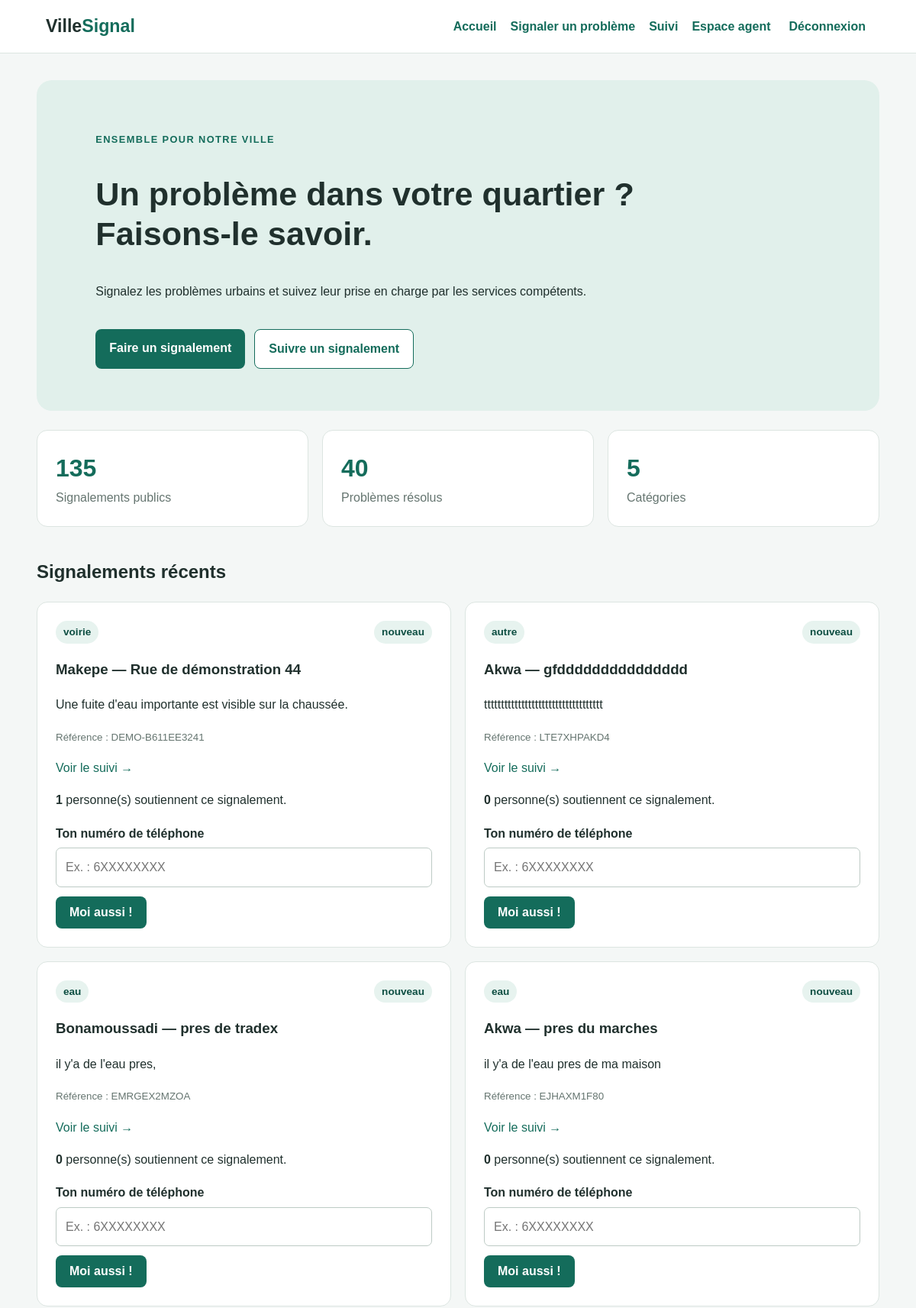
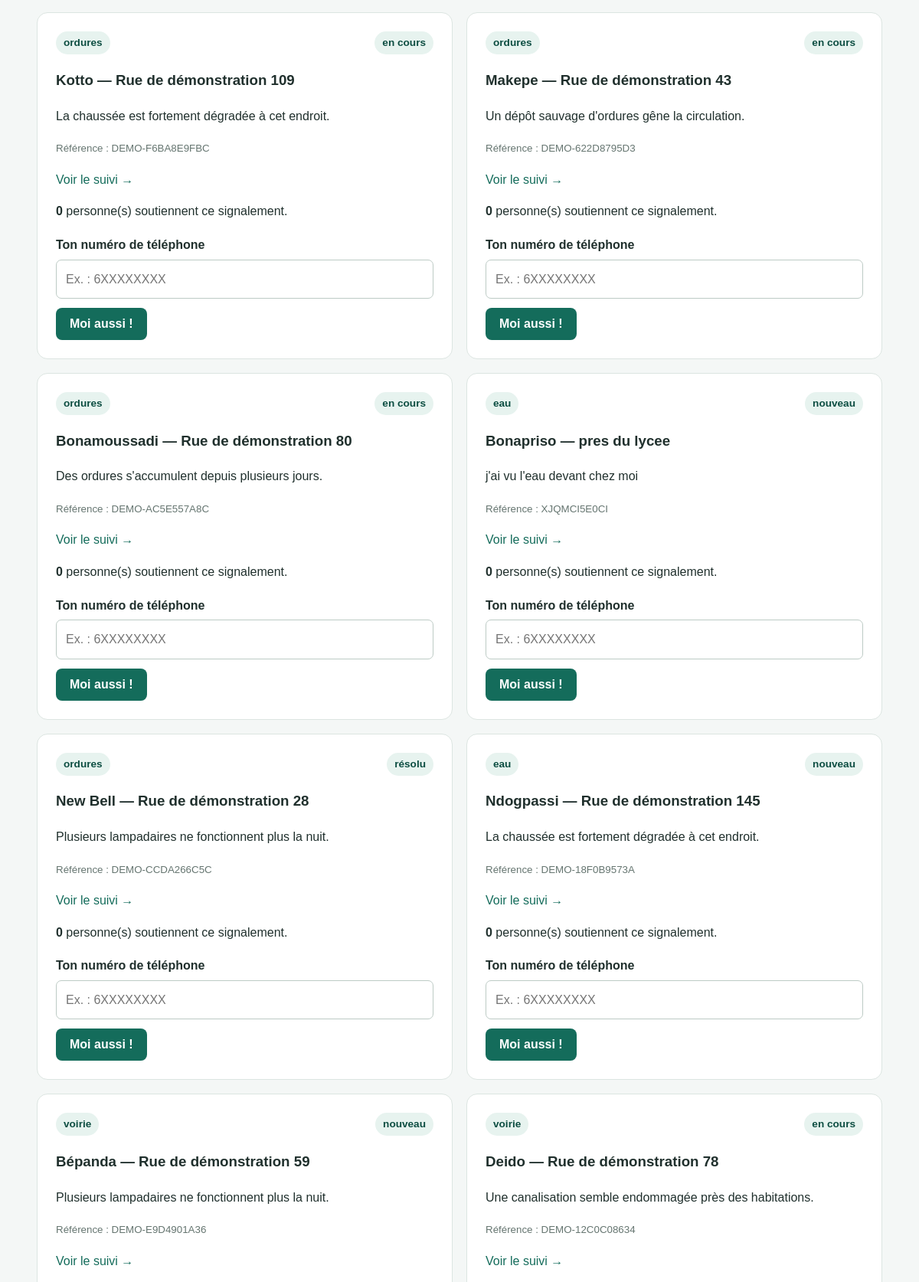
Screenshot of / (signed in, upper part) with the database file from the repository (2 pictures, top to bottom).
### tables this page shows
CREATE TABLE signalements (
    id INTEGER PRIMARY KEY AUTOINCREMENT,
    categorie_id INTEGER NOT NULL,
    quartier_id INTEGER NOT NULL,
    description TEXT NOT NULL
        CHECK (length(trim(description)) >= 20),
    photo TEXT,
    adresse TEXT NOT NULL,
    telephone_citoyen TEXT NOT NULL,
    date_creation TEXT NOT NULL DEFAULT CURRENT_TIMESTAMP,
    statut TEXT NOT NULL DEFAULT 'nouveau'
        CHECK (statut IN ('nouveau', 'en cours', 'résolu', 'rejeté')),
    code_suivi TEXT NOT NULL UNIQUE,
    motif_rejet TEXT, latitude REAL, longitude REAL,

    FOREIGN KEY (categorie_id)
        REFERENCES categories(id),
    FOREIGN KEY (quartier_id)
        REFERENCES quartiers(id)
);

### app.py (the view)
@app.route("/")
def accueil():
    with get_db() as db:
        signalements = db.execute("""SELECT
            s.id,
            s.description,
            s.adresse,
            s.statut,
            s.date_creation,
            s.code_suivi,
            c.nom AS categorie,
            q.nom AS quartier,
            COUNT(st.id) AS nb_soutiens
        FROM signalements s
        JOIN categories c ON c.id = s.categorie_id
        JOIN quartiers q ON q.id = s.quartier_id
        LEFT JOIN soutiens st ON st.signalement_id = s.id
        WHERE s.statut != 'rejeté'
        GROUP BY
            s.id,
            s.description,
            s.adresse,
            s.statut,
            s.date_creation,
            s.code_suivi,
            c.nom,
            q.nom
        ORDER BY s.date_creation DESC
        LIMIT 20
    """).fetchall()
        categories = db.execute(
            "SELECT COUNT(*) FROM categories"
        ).fetchone()[0]
        total = db.execute(
            "SELECT COUNT(*) FROM signalements WHERE statut != 'rejeté'"
        ).fetchone()[0]
        resolus = db.execute(
            "SELECT COUNT(*) FROM signalements WHERE statut = 'résolu'"
        ).fetchone()[0]
    return render_template(
        "index.html",
        signalements=signalements,
        total=total,
        resolus=resolus,
        nb_categories=categories
    )

### app.py (called while the page is built)
def get_db():
    connexion = sqlite3.connect(DB_PATH)
    connexion.row_factory = sqlite3.Row
    connexion.execute("PRAGMA foreign_keys = ON")
    return connexion

### templates/index.html (shortened to what this page needs)
{% extends "base.html" %}
{% block content %}
<section class="hero">
    <p class="eyebrow">ENSEMBLE POUR NOTRE VILLE</p>
    <h1>Un problème dans votre quartier ?<br>Faisons-le savoir.</h1>
    <p>Signalez les problèmes urbains et suivez leur prise en charge par les services compétents.</p>
    <div class="actions">
        <a class="button" href="{{ url_for('signaler') }}">Faire un signalement</a>
        <a class="button secondary" href="{{ url_for('suivi') }}">Suivre un signalement</a>
    </div>
</section>
<section class="stats">
    <article>
        <strong>{{ total }}</strong>
        <span>Signalements publics</span>
    </article>
    <article>
        <strong>{{ resolus }}</strong>
        <span>Problèmes résolus</span>
    </article>
    <article>
        <strong>{{ nb_categories }}</strong>
        <span>Catégories</span>
    </article>
</section>
<section>
    <h2>Signalements récents</h2>
    {% if signalements %}
        <div class="report-grid">
        {% for s in signalements %}
            <article class="report-card">
                <div class="card-top">
                    <span class="tag">{{ s.categorie }}</span>
                    <span class="status">{{ s.statut }}</span>
                </div>
                <h3>{{ s.quartier }} — {{ s.adresse }}</h3>
                <p>{{ s.description }}</p>
                <small>Référence : {{ s.code_suivi }}</small>
                <p>
                    <a href="{{ url_for('suivi', code=s.code_suivi) }}">
                        Voir le suivi →
                    </a>
                </p>
                <div class="support-section">
                    <p>
                        <strong>{{ s.nb_soutiens }}</strong>
                        personne(s) soutiennent ce signalement.
                    </p>
                    <form
                        method="POST"
                        action="{{ url_for(
                            'soutenir_signalement',
                            signalement_id=s.id
                        ) }}"
                    >
                        <label for="telephone-soutien-{{ s.id }}">
                            Ton numéro de téléphone
                        </label>
                        <input
                            type="tel"
                            id="telephone-soutien-{{ s.id }}"
                            name="telephone_soutien"
                            placeholder="Ex. : 6XXXXXXXX"
                            required
                            minlength="6"
                            maxlength="20"
                        >
                        <button type="submit" class="button">
                            Moi aussi !
                        </button>
                    </form>
                </div>
            </article>
        {% endfor %}
        </div>
    {% else %}
        <p class="empty">
            Aucun signalement pour le moment. Soyez le premier à signaler un problème.
        </p>
    {% endif %}
</section>
{% endblock %}

### static/css/style.css (style rules this page uses)
:root { --primary: #146c5b; --primary-dark: #0d4e42; --background: #f4f7f6; --text: #20302d; --muted: #657570; --border: #dce5e1; --white: #ffffff; }
* { box-sizing: border-box; }
body { margin: 0; font-family: Arial, Helvetica, sans-serif; background: var(--background); color: var(--text); line-height: 1.6; }
a { color: var(--primary); text-decoration: none; }
.hero { background: #e1f0eb; padding: 55px 7%; border-radius: 20px; }
.eyebrow { color: var(--primary); font-weight: 800; letter-spacing: 1.4px; font-size: 0.8rem; }
h1 { font-size: clamp(1.8rem, 4vw, 2.7rem); line-height: 1.2; }
h2 { margin-top: 35px; }
.actions { display: flex; flex-wrap: wrap; gap: 12px; margin-top: 25px; }
.button { display: inline-block; background: var(--primary); color: white; border: 0; border-radius: 8px; padding: 12px 18px; cursor: pointer; font-size: 1rem; font-weight: 700; margin-top: 12px; }
.button.secondary { background: white; color: var(--primary); border: 1px solid var(--primary); }
.stats { display: grid; grid-template-columns: repeat(3, 1fr); gap: 18px; margin: 25px 0 40px; }
.stats article, .report-card, .form-card { background: var(--white); border: 1px solid var(--border); border-radius: 14px; padding: 24px; }
.stats article strong, .stats article span { display: block; }
.stats article strong { color: var(--primary); font-size: 2rem; }
.stats article span, small { color: var(--muted); }
.report-grid { display: grid; grid-template-columns: repeat(2, minmax(0, 1fr)); gap: 18px; }
.card-top { display: flex; justify-content: space-between; align-items: center; gap: 10px; flex-wrap: wrap; }
.tag, .status { background: #e7f3ef; color: var(--primary-dark); border-radius: 20px; padding: 4px 10px; font-size: 0.85rem; font-weight: 700; }
form label { display: block; margin: 18px 0 6px; font-weight: 700; }
input, select, textarea { width: 100%; padding: 12px; border: 1px solid #bdcbc5; border-radius: 7px; background: white; color: var(--text); font: inherit; }

### rows the page displays
signalements: categorie "voirie", statut "nouveau", quartier "Makepe", adresse "Rue de démonstration 44", description "Une fuite d'eau importante est visible sur la chaussée.", code_suivi "DEMO-B611EE3241", nb_soutiens "1"
signalements: categorie "autre", statut "nouveau", quartier "Akwa", adresse "gfddddddddddddddd", description "ttttttttttttttttttttttttttttttttttt", code_suivi "LTE7XHPAKD4", nb_soutiens "0"
signalements: categorie "eau", statut "nouveau", quartier "Bonamoussadi", adresse "pres de tradex", description "il y'a de l'eau pres,", code_suivi "EMRGEX2MZOA", nb_soutiens "0"
signalements: categorie "eau", statut "nouveau", quartier "Akwa", adresse "pres du marches", description "il y'a de l'eau pres de ma maison", code_suivi "EJHAXM1F80", nb_soutiens "0"
signalements: categorie "ordures", statut "en cours", quartier "Kotto", adresse "Rue de démonstration 109", description "La chaussée est fortement dégradée à cet endroit.", code_suivi "DEMO-F6BA8E9FBC", nb_soutiens "0"
signalements: categorie "ordures", statut "en cours", quartier "Makepe", adresse "Rue de démonstration 43", description "Un dépôt sauvage d'ordures gêne la circulation.", code_suivi "DEMO-622D8795D3", nb_soutiens "0"
signalements: categorie "ordures", statut "en cours", quartier "Bonamoussadi", adresse "Rue de démonstration 80", description "Des ordures s'accumulent depuis plusieurs jours.", code_suivi "DEMO-AC5E557A8C", nb_soutiens "0"
signalements: categorie "eau", statut "nouveau", quartier "Bonapriso", adresse "pres du lycee", description "j'ai vu l'eau devant chez moi", code_suivi "XJQMCI5E0CI", nb_soutiens "0"
signalements: categorie "ordures", statut "résolu", quartier "New Bell", adresse "Rue de démonstration 28", description "Plusieurs lampadaires ne fonctionnent plus la nuit.", code_suivi "DEMO-CCDA266C5C", nb_soutiens "0"
signalements: categorie "eau", statut "nouveau", quartier "Ndogpassi", adresse "Rue de démonstration 145", description "La chaussée est fortement dégradée à cet endroit.", code_suivi "DEMO-18F0B9573A", nb_soutiens "0"
signalements: categorie "voirie", statut "nouveau", quartier "Bépanda", adresse "Rue de démonstration 59", description "Plusieurs lampadaires ne fonctionnent plus la nuit.", code_suivi "DEMO-E9D4901A36"
signalements: categorie "voirie", statut "en cours", quartier "Deido", adresse "Rue de démonstration 78", description "Une canalisation semble endommagée près des habitations.", code_suivi "DEMO-12C0C08634"

### other values shown
{{ total }} "135"
{{ resolus }} "40"
{{ nb_categories }} "5"
